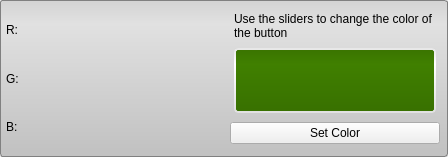
<?xml version="1.0" encoding="UTF-8"?>
<ui version="4.0">
 <class>ColorPickerWidget</class>
 <widget class="QWidget" name="ColorPickerWidget">
  <property name="geometry">
   <rect>
    <x>0</x>
    <y>0</y>
    <width>448</width>
    <height>157</height>
   </rect>
  </property>
  <property name="sizePolicy">
   <sizepolicy hsizetype="Preferred" vsizetype="Fixed">
    <horstretch>0</horstretch>
    <verstretch>0</verstretch>
   </sizepolicy>
  </property>
  <property name="windowTitle">
   <string>ColorPickerWidget</string>
  </property>
  <property name="styleSheet">
   <string notr="true">QWidget#color_sample_{
  background-color: rgb(64, 128, 0);
  border: 2px solid white;
  border-radius: 4px;
}

QWidget#base_{
  background-color: qlineargradient(spread:pad, x1:0.5, y1:0, x2:0.5, y2:0.960227, stop:0 rgba(211, 211, 211, 255), stop:0.155779 rgba(225, 225, 225, 255), stop:1 rgba(194, 194, 194, 255));
  border: 1px solid gray;
  border-radius: 3px;
}

QWidget#gradient_{
  background-color: qlineargradient(spread:pad, x1:0.5, y1:0, x2:0.5, y2:0.960227, stop:0 rgba(0, 0, 0, 25), stop:0.258706 rgba(40, 40, 40, 0), stop:1 rgba(0, 0, 0, 30));
  border-radius: 3px;
}</string>
  </property>
  <layout class="QHBoxLayout" name="horizontalLayout">
   <property name="spacing">
    <number>0</number>
   </property>
   <property name="margin">
    <number>0</number>
   </property>
   <item>
    <widget class="QWidget" name="base_" native="true">
     <layout class="QHBoxLayout" name="horizontalLayout_3">
      <property name="spacing">
       <number>4</number>
      </property>
      <property name="margin">
       <number>4</number>
      </property>
      <item>
       <widget class="QWidget" name="widget_2" native="true">
        <layout class="QVBoxLayout" name="verticalLayout">
         <property name="spacing">
          <number>1</number>
         </property>
         <property name="margin">
          <number>2</number>
         </property>
         <item>
          <widget class="QWidget" name="widget_17" native="true">
           <layout class="QHBoxLayout" name="r_h_layout_">
            <property name="spacing">
             <number>4</number>
            </property>
            <property name="margin">
             <number>0</number>
            </property>
            <item>
             <widget class="QLabel" name="label">
              <property name="minimumSize">
               <size>
                <width>16</width>
                <height>0</height>
               </size>
              </property>
              <property name="text">
               <string>R:</string>
              </property>
             </widget>
            </item>
           </layout>
          </widget>
         </item>
         <item>
          <widget class="QWidget" name="widget_18" native="true">
           <layout class="QHBoxLayout" name="g_h_layout_">
            <property name="spacing">
             <number>4</number>
            </property>
            <property name="margin">
             <number>0</number>
            </property>
            <item>
             <widget class="QLabel" name="label_2">
              <property name="minimumSize">
               <size>
                <width>16</width>
                <height>0</height>
               </size>
              </property>
              <property name="text">
               <string>G:</string>
              </property>
             </widget>
            </item>
           </layout>
          </widget>
         </item>
         <item>
          <widget class="QWidget" name="widget_19" native="true">
           <layout class="QHBoxLayout" name="b_h_layout_">
            <property name="spacing">
             <number>4</number>
            </property>
            <property name="margin">
             <number>0</number>
            </property>
            <item>
             <widget class="QLabel" name="label_3">
              <property name="minimumSize">
               <size>
                <width>16</width>
                <height>0</height>
               </size>
              </property>
              <property name="text">
               <string>B:</string>
              </property>
             </widget>
            </item>
           </layout>
          </widget>
         </item>
        </layout>
       </widget>
      </item>
      <item>
       <widget class="QWidget" name="widget_16" native="true">
        <layout class="QVBoxLayout" name="verticalLayout_2">
         <property name="spacing">
          <number>0</number>
         </property>
         <property name="margin">
          <number>4</number>
         </property>
         <item>
          <widget class="QWidget" name="widget_20" native="true">
           <property name="sizePolicy">
            <sizepolicy hsizetype="Preferred" vsizetype="Fixed">
             <horstretch>0</horstretch>
             <verstretch>0</verstretch>
            </sizepolicy>
           </property>
           <layout class="QHBoxLayout" name="horizontalLayout_10">
            <property name="spacing">
             <number>0</number>
            </property>
            <property name="margin">
             <number>4</number>
            </property>
            <item>
             <widget class="QLabel" name="label_4">
              <property name="text">
               <string>Use the sliders to change the color of the button</string>
              </property>
              <property name="wordWrap">
               <bool>true</bool>
              </property>
             </widget>
            </item>
           </layout>
          </widget>
         </item>
         <item>
          <widget class="QWidget" name="widget_22" native="true">
           <layout class="QHBoxLayout" name="horizontalLayout_17">
            <property name="spacing">
             <number>0</number>
            </property>
            <property name="margin">
             <number>4</number>
            </property>
            <item>
             <widget class="QWidget" name="color_sample_" native="true">
              <layout class="QHBoxLayout" name="horizontalLayout_2">
               <property name="spacing">
                <number>0</number>
               </property>
               <property name="margin">
                <number>0</number>
               </property>
               <item>
                <widget class="QWidget" name="gradient_" native="true"/>
               </item>
              </layout>
             </widget>
            </item>
           </layout>
          </widget>
         </item>
         <item>
          <widget class="QWidget" name="widget_21" native="true">
           <property name="sizePolicy">
            <sizepolicy hsizetype="Preferred" vsizetype="Fixed">
             <horstretch>0</horstretch>
             <verstretch>0</verstretch>
            </sizepolicy>
           </property>
           <property name="minimumSize">
            <size>
             <width>0</width>
             <height>32</height>
            </size>
           </property>
           <layout class="QHBoxLayout" name="horizontalLayout_16">
            <property name="spacing">
             <number>0</number>
            </property>
            <property name="margin">
             <number>0</number>
            </property>
            <item>
             <widget class="QPushButton" name="set_color_button_">
              <property name="text">
               <string>Set Color</string>
              </property>
             </widget>
            </item>
           </layout>
          </widget>
         </item>
        </layout>
       </widget>
      </item>
     </layout>
    </widget>
   </item>
  </layout>
 </widget>
 <resources/>
 <connections/>
</ui>
